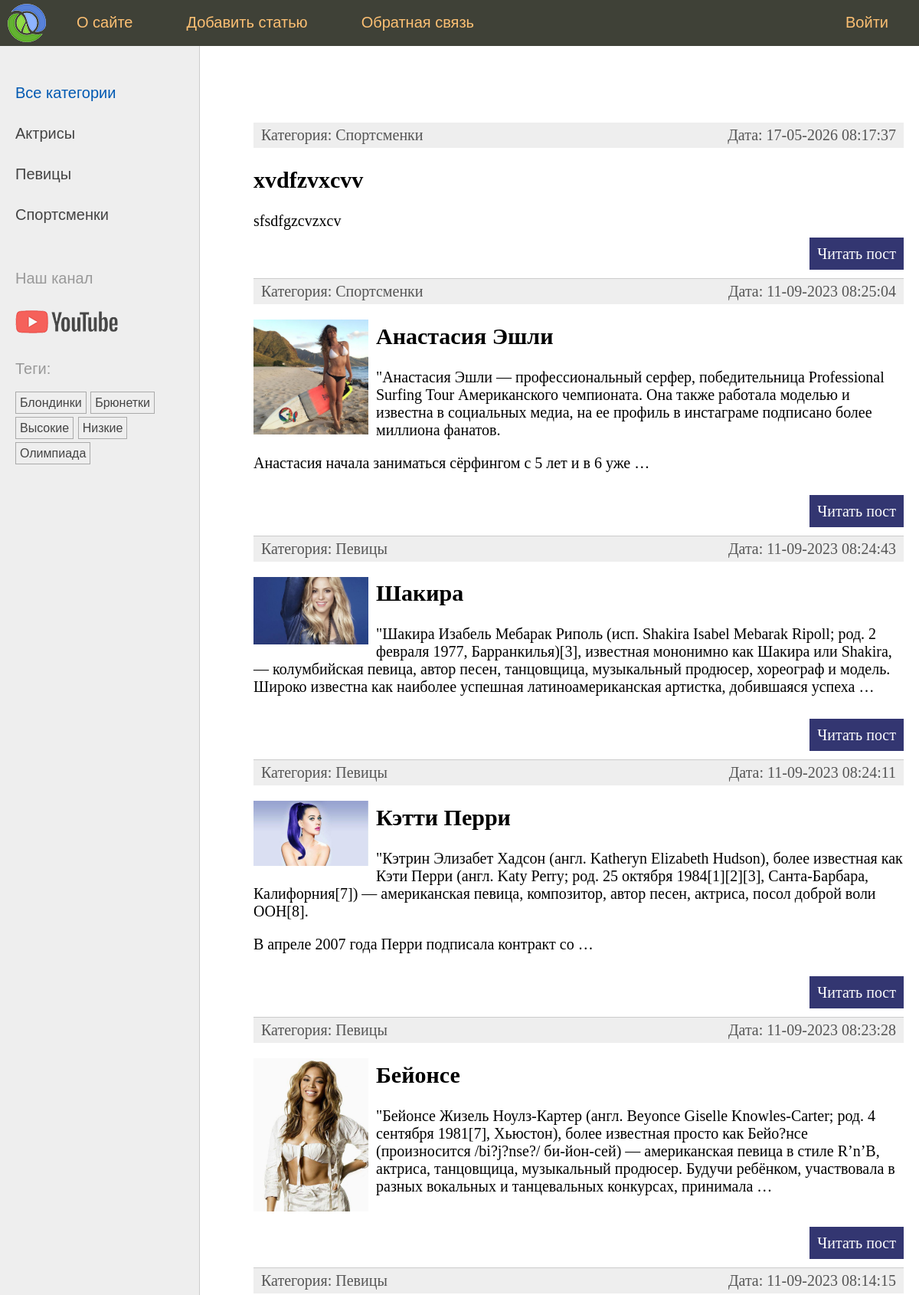
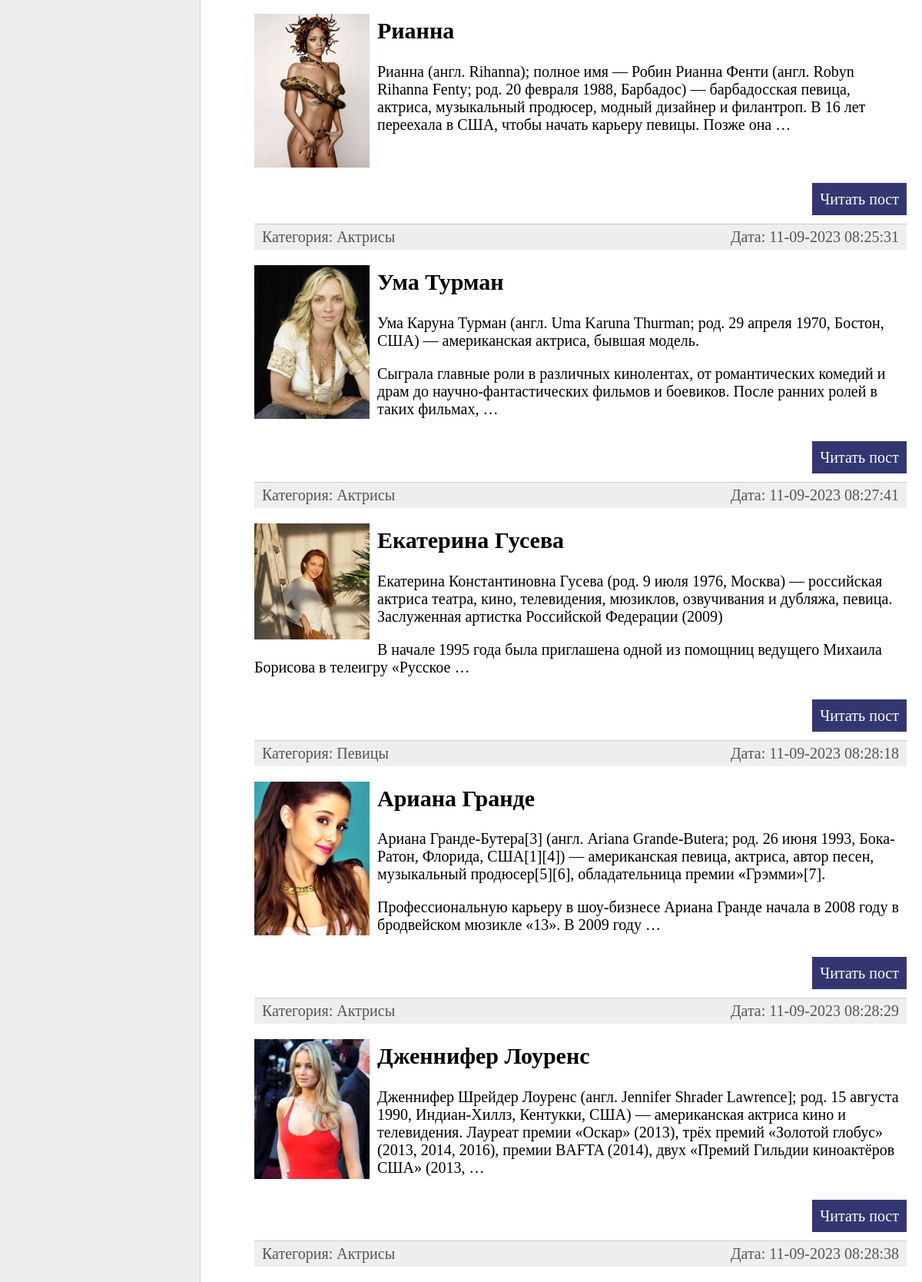
The page / (upper part) on the database its author committed (2 pictures, top to bottom).
### women/models.py (models this page shows, shortened)
class Category(models.Model):
    name = models.CharField(max_length=100, db_index=True, verbose_name="Категория")
    slug = models.SlugField(max_length=255, unique=True, db_index=True)
    class Meta:
        verbose_name = "Категория"
        verbose_name_plural = "Категории"
    def get_absolute_url(self):
        return reverse('category', kwargs={'cat_slug': self.slug})

class TagPost(models.Model):
    tag = models.CharField(max_length=100, db_index=True)
    slug = models.SlugField(max_length=255, unique=True, db_index=True)
    def get_absolute_url(self):
        return reverse('tag', kwargs={'tag_slug': self.slug})

class Women(models.Model):
    class Status(models.IntegerChoices):
        DRAFT = 0, 'Черновик'
        PUBLISHED = 1, 'Опубликовано'
    title = models.CharField(max_length=255, verbose_name="Заголовок")
    slug = models.SlugField(max_length=255, unique=True, db_index=True, verbose_name="Slug",                           validators=[
                               MinLengthValidator(5, message="Минимум 5 символов"),
                               MaxLengthValidator(100, message="Максимум 100 символов"),
                           ])
    photo = models.ImageField(upload_to='photos/%Y/%m/%d/',default=None,
                              blank=True, null=True , verbose_name="Фото")
    content = models.TextField(blank=True, verbose_name="Текст статьи")
    time_create = models.DateTimeField(auto_now_add=True, verbose_name="Время создания")
    time_update = models.DateTimeField(auto_now=True, verbose_name="Время изменения")
    is_published = models.BooleanField(choices=tuple(map(lambda x: (bool(x[0]), x[1]), Status.choices)),
                                       default=Status.DRAFT, verbose_name="Статус")
    cat = models.ForeignKey('Category', on_delete=models.PROTECT, related_name='posts', verbose_name="Категории")
    tags = models.ManyToManyField('TagPost', blank=True, related_name='tags', verbose_name="Теги")
    husband = models.OneToOneField('Husband', on_delete=models.SET_NULL,
                                   null=True, blank=True, related_name='wuman', verbose_name="Муж")
    objects = models.Manager()
    published = PublishedManager()
    class Meta:
        verbose_name = "Известные женщины"
        verbose_name_plural = "Известные женщины"
        ordering = ['-time_create']
        indexes = [
            models.Index(fields=['-time_create'])
        ]
    def get_absolute_url(self):
        return reverse('post', kwargs={'post_slug': self.slug})

### women/views.py (the view)
# urls.py: path('', views.WomenHome.as_view(), name='home'),  # http://127.0.0.1:8000
class WomenHome(ListView):
    model = Women
    template_name = "women/index.html"
    context_object_name = "posts"
    extra_context = {"title": "Главная страница",
                     "menu": menu,
                     "cat_selected": 0}
    def get_queryset(self):
        return Women.published.all().select_related("cat")

### women/models.py (called while the page is built)
    def get_queryset(self):
        return super().get_queryset().filter(is_published=Women.Status.PUBLISHED)

### women/templatetags/women_tags.py (called while the page is built)
@register.inclusion_tag('women/list_categories.html')
def show_categories(cat_selected=0):
    cats = Category.objects.annotate(total=Count("posts")).filter(total__gt=0)
    return {'cats': cats, 'cat_selected': cat_selected}

@register.inclusion_tag('women/list_tags.html')
def show_all_tags():
    return {'tags': TagPost.objects.annotate(total=Count("tags")).filter(total__gt=0)}

### women/templates/women/index.html (shortened to what this page needs)
{% extends 'base.html' %}
{% block content %}
<ul class="list-articles">
	{% for p in posts %}
			<li><div class="article-panel">
	<p class="first">Категория: {{p.cat.name}}</p>
	<p class="last">Дата: {{p.time_update|date:"d-m-Y H:i:s"}}</p>
    </div>
	{% if p.photo %}
		<p><img class="img-article-left thumb" src="{{p.photo.url}}"></p>
	{% endif %}
				<h2>{{p.title}}</h2>
    {% autoescape off %}
	{{p.content|linebreaks|truncatewords:40}}
    {% endautoescape %}
			<p class="link-read-post"><a href="{{ p.get_absolute_url }}">Читать пост</a></p>
			</li>
	{% endfor %}
</ul>
{% endblock %}

### women/templates/women/list_categories.html
{% for cat in cats %}
{% if cat.id == cat_selected %}
<li class="selected">{{cat.name}}</li>
{% else %}
<li><a href="{{ cat.get_absolute_url }}">{{cat.name}}</a></li>
{% endif %}
{% endfor %}

### women/templates/women/list_tags.html
{% if tags %}
    <p>Теги:</p>
    <ul class="tags-list">
        {% for t in tags %}
        <li><a href="{{t.get_absolute_url}}">{{t.tag}}</a></li>
        {% endfor %}
    </ul>
{% endif %}

### rows shown on the page
Category: name "Актрисы"
Category: name "Певицы"
Category: name "Спортсменки"
TagPost: tag "Блондинки"
TagPost: tag "Брюнетки"
TagPost: tag "Высокие"
TagPost: tag "Низкие"
TagPost: tag "Олимпиада"
Women: cat.name "Спортсменки", time_update "17-05-2026 08:17:37", title "xvdfzvxcvv", content "sfsdfgzcvzxcv"
Women: cat.name "Спортсменки", time_update "11-09-2023 08:25:04", photo (picture), title "Анастасия Эшли", content "\"Анастасия Эшли — профессиональный серфер, победительница Professional Surfing Tour Американского чемпионата. Она также работала моделью и известна в социальных медиа, на ее профиль в инстаграме подписано более миллиона фанатов. Анастасия начала заниматься сёрфингом с 5 лет и в 6 уже …"
Women: cat.name "Певицы", time_update "11-09-2023 08:24:43", photo (picture), title "Шакира", content "\"Шакира Изабель Мебарак Риполь (исп. Shakira Isabel Mebarak Ripoll; род. 2 февраля 1977, Барранкилья)[3], известная мононимно как Шакира или Shakira, — колумбийская певица, автор песен, танцовщица, музыкальный продюсер, хореограф и модель. Широко известна как наиболее успешная латиноамериканская артистка, добившаяся успеха …"
Women: cat.name "Певицы", time_update "11-09-2023 08:24:11", photo (picture), title "Кэтти Перри", content "\"Кэтрин Элизабет Хадсон (англ. Katheryn Elizabeth Hudson), более известная как Кэти Перри (англ. Katy Perry; род. 25 октября 1984[1][2][3], Санта-Барбара, Калифорния[7]) — американская певица, композитор, автор песен, актриса, посол доброй воли ООН[8]. В апреле 2007 года Перри подписала контракт со …"
Women: cat.name "Певицы", time_update "11-09-2023 08:23:28", photo (picture), title "Бейонсе", content "\"Бейонсе Жизель Ноулз-Картер (англ. Beyonce Giselle Knowles-Carter; род. 4 сентября 1981[7], Хьюстон), более известная просто как Бейо?нсе (произносится /bi?j?nse?/ би-йон-сей) — американская певица в стиле R’n’B, актриса, танцовщица, музыкальный продюсер. Будучи ребёнком, участвовала в разных вокальных и танцевальных конкурсах, принимала …"
Women: cat.name "Певицы", time_update "11-09-2023 08:14:15", photo (picture), title "Рианна", content "Рианна (англ. Rihanna); полное имя — Робин Рианна Фенти (англ. Robyn Rihanna Fenty; род. 20 февраля 1988, Барбадос) — барбадосская певица, актриса, музыкальный продюсер, модный дизайнер и филантроп. В 16 лет переехала в США, чтобы начать карьеру певицы. Позже она …"
Women: cat.name "Актрисы", time_update "11-09-2023 08:25:31", photo (picture), title "Ума Турман", content "Ума Каруна Турман (англ. Uma Karuna Thurman; род. 29 апреля 1970, Бостон, США) — американская актриса, бывшая модель. Сыграла главные роли в различных кинолентах, от романтических комедий и драм до научно-фантастических фильмов и боевиков. После ранних ролей в таких фильмах, …"
Women: cat.name "Актрисы", time_update "11-09-2023 08:27:41", photo (picture), title "Екатерина Гусева", content "Екатерина Константиновна Гусева (род. 9 июля 1976, Москва) — российская актриса театра, кино, телевидения, мюзиклов, озвучивания и дубляжа, певица. Заслуженная артистка Российской Федерации (2009) В начале 1995 года была приглашена одной из помощниц ведущего Михаила Борисова в телеигру «Русское …"
Women: cat.name "Певицы", time_update "11-09-2023 08:28:18", photo (picture), title "Ариана Гранде", content "Ариана Гранде-Бутера[3] (англ. Ariana Grande-Butera; род. 26 июня 1993, Бока-Ратон, Флорида, США[1][4]) — американская певица, актриса, автор песен, музыкальный продюсер[5][6], обладательница премии «Грэмми»[7]. Профессиональную карьеру в шоу-бизнесе Ариана Гранде начала в 2008 году в бродвейском мюзикле «13». В 2009 году …"
Women: cat.name "Актрисы", time_update "11-09-2023 08:28:29", photo (picture), title "Дженнифер Лоуренс", content "Дженнифер Шрейдер Лоуренс (англ. Jennifer Shrader Lawrence]; род. 15 августа 1990, Индиан-Хиллз, Кентукки, США) — американская актриса кино и телевидения. Лауреат премии «Оскар» (2013), трёх премий «Золотой глобус» (2013, 2014, 2016), премии BAFTA (2014), двух «Премий Гильдии киноактёров США» (2013, …"
Women: cat.name "Актрисы", time_update "11-09-2023 08:28:38"

### other values the page prints
{{ m.title }} "О сайте" "Добавить статью" "Обратная связь" "Войти"
